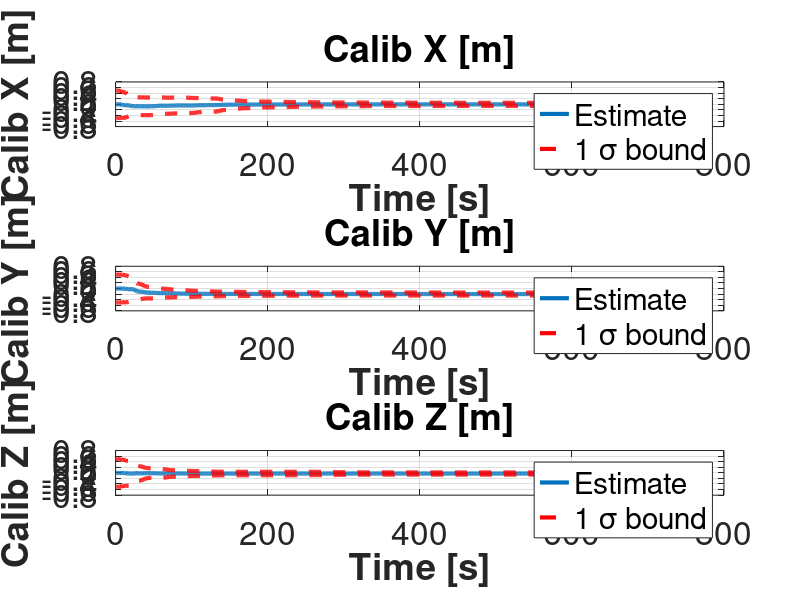
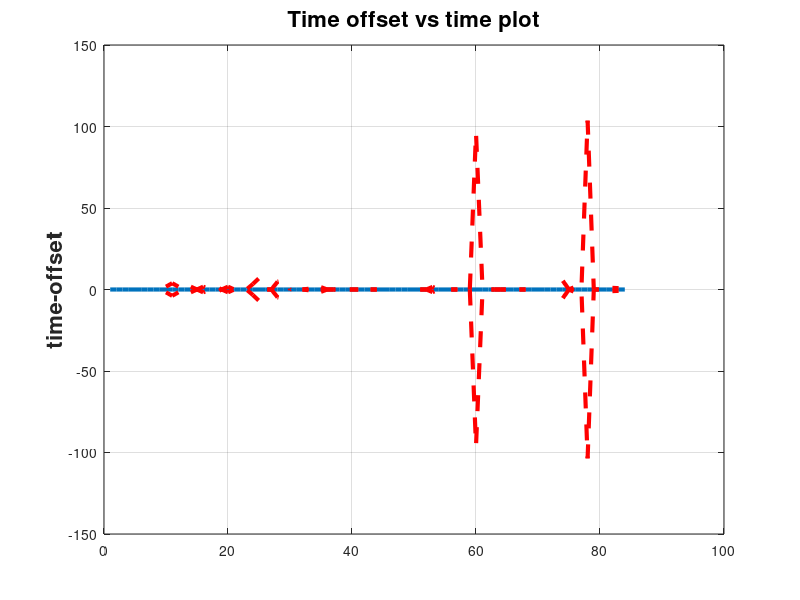

These charts were generated, in order, by the following MATLAB code: (Note: this script raises an error after producing the figures.)
clear all;
clc;
data_ext_calib = csvread('lin_calib_extrinsics_undistortedcloud.csv');
quat = data_ext_calib(:, 1:4);
xyz = data_ext_calib(:, 5:7);
sigma_xyz = data_ext_calib(:, 11:13);
sigma_rxryrz = data_ext_calib(:, 8:10)*180/pi;
data_dt_calib = csvread('lin_calib_dt_undistortedcloud.csv');
dt = data_dt_calib(:, 1);
sigma_dt = data_dt_calib(:, 2);
%%
figure('Name','Calibration XYZ KF','NumberTitle','off');
subplot(311)
plot(xyz(:,1), 'LineWidth', 3);
%hold off;
hold on;
plot(xyz(:,1) + sigma_xyz(:,1), '--r', 'LineWidth', 3);
hold on;
plot(xyz(:,1) - sigma_xyz(:,1), '--r', 'LineWidth', 3);
hold off;
ylabel('Calib X [m]','fontweight','bold','fontsize',16);
grid;
title('Calib X [m]','fontweight','bold','fontsize',16);
xlabel('Time [s]','fontweight','bold','fontsize',16);
legend('Estimate', '1 \sigma bound');
set(gca,'FontSize', 24);

subplot(312)
plot(xyz(:,2), 'LineWidth', 3);
%hold off;
hold on;
plot(xyz(:,2) + sigma_xyz(:,2), '--r', 'LineWidth', 3);
hold on;
plot(xyz(:,2) - sigma_xyz(:,2), '--r', 'LineWidth', 3);
hold off;
ylabel('Calib Y [m]','fontweight','bold','fontsize',16);
grid;
title('Calib Y [m]','fontweight','bold','fontsize',16);
xlabel('Time [s]','fontweight','bold','fontsize',16);
legend('Estimate', '1 \sigma bound');
set(gca,'FontSize', 24);

subplot(313)
plot(xyz(:,3), 'LineWidth', 3);
%hold off;
hold on;
plot(xyz(:,3) + sigma_xyz(:,3), '--r', 'LineWidth', 3);
hold on;
plot(xyz(:,3) - sigma_xyz(:,3), '--r', 'LineWidth', 3);
hold off;
ylabel('Calib Z [m]','fontweight','bold','fontsize',16);
grid;
title('Calib Z [m]','fontweight','bold','fontsize',16);
xlabel('Time [s]','fontweight','bold','fontsize',16);
legend('Estimate', '1 \sigma bound');
set(gca,'FontSize', 24);

%%
figure('Name','Calibration Time Offset KF','NumberTitle','off');
plot(dt(:,1), 'LineWidth', 3);
%hold off;
hold on;
plot(dt(:,1) + sigma_dt(:,1), '--r', 'LineWidth', 3);
hold on;
plot(dt(:,1) - sigma_dt(:,1), '--r', 'LineWidth', 3);
hold off;
ylabel('time-offset','fontweight','bold','fontsize',16);
grid;
title('Time offset vs time plot','fontweight','bold','fontsize',16);


%%
eulerangleDegrees = [];
for i=1:length(quat)
    quat_i = quaternion(quat(i, 4), quat(i, 1), quat(i, 2), quat(i, 3));
    eulerAngles = eulerd(quat_i, 'XYZ', 'frame');
    euler_x = wrapTo360(eulerAngles(:, 1));
    euler_y = eulerAngles(:, 2);
    euler_z = eulerAngles(:, 3);
    eulerangleDegrees = [eulerangleDegrees; [euler_x, euler_y, euler_z]];
end
eulerangleDegreesMinus = eulerangleDegrees - sigma_rxryrz;
eulerangleDegreesPlus = eulerangleDegrees + sigma_rxryrz;

%%
figure('Name','Rotation Calibration KF','NumberTitle','off');
subplot(311)
plot(eulerangleDegrees(:,1), 'LineWidth', 3);
hold on;
plot(eulerangleDegreesMinus(:,1), '--r', 'LineWidth', 3);
hold on;
plot(eulerangleDegreesPlus(:,1), '--r', 'LineWidth', 3);
hold off;
ylabel('Euler X','fontweight','bold','fontsize',16);
grid;
title('Euler X [deg]','fontweight','bold','fontsize',16);
xlabel('Time [s]','fontweight','bold','fontsize',16);
ylim([170, 190]);
legend('Estimate', '1 \sigma bound');
set(gca,'FontSize', 24);

subplot(312)
plot(eulerangleDegrees(:,2), 'LineWidth', 3);
hold on;
plot(eulerangleDegreesMinus(:,2),'--r', 'LineWidth', 3);
hold on;
plot(eulerangleDegreesPlus(:,2),'--r',  'LineWidth', 3);
hold off;
ylabel('Euler Y','fontweight','bold','fontsize',16);
grid;
title('Euler Y [deg]','fontweight','bold','fontsize',16);
xlabel('Time [s]','fontweight','bold','fontsize',16);
ylim([-10, 10]);
legend('Estimate', '1 \sigma bound');
set(gca,'FontSize', 24);

subplot(313)
plot(eulerangleDegrees(:,3), 'LineWidth', 3);
hold on;
plot(eulerangleDegreesMinus(:,3),'--r', 'LineWidth', 3);
hold on;
plot(eulerangleDegreesPlus(:,3),'--r',  'LineWidth', 3);
hold off;
ylabel('Euler Z','fontweight','bold','fontsize',16);
grid;
title('Euler Z [deg]','fontweight','bold','fontsize',16);
xlabel('Time [s]','fontweight','bold','fontsize',16);
ylim([-10, 10]);
legend('Estimate', '1 \sigma bound');
set(gca,'FontSize', 24);

%%
figure('Name','Time Delay Calibration KF','NumberTitle','off');
time_delay = dt(:,1)*1000;
plot(time_delay, 'LineWidth', 3);
ylabel('t_d [ms]','fontweight','bold','fontsize',30);
grid;
title('Difference between IMU Lidar temporal latencies (t_d) vs time plot','fontweight','bold','fontsize',30);
ylim([min(time_delay)*2, max(time_delay)*2]);
xlabel('Time [s]','fontweight','bold','fontsize',30);
